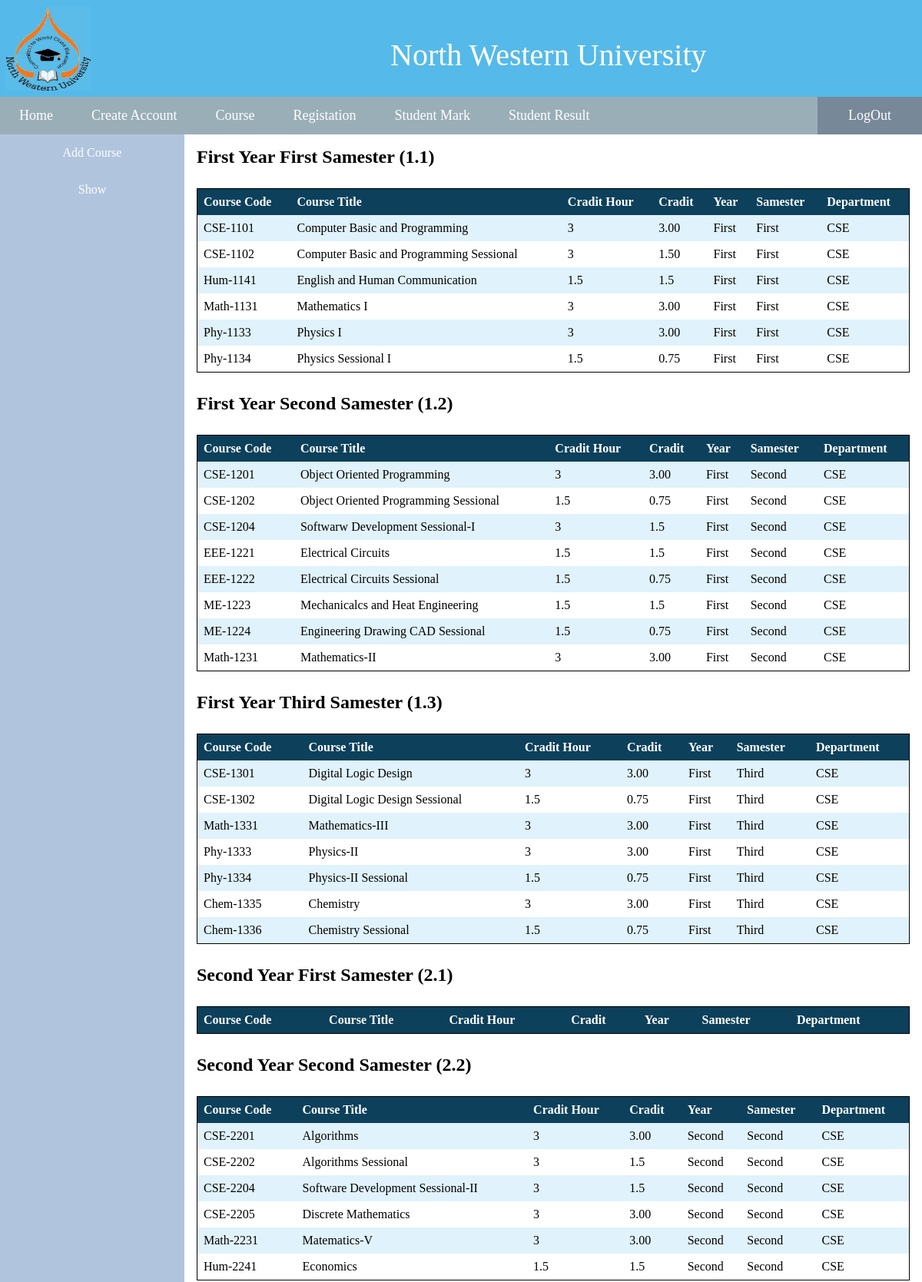
Page /Course/Show_Course.php (signed in, upper part) on the committed database.
### tables this page shows
CREATE TABLE `course_table` (
  `courseId` int(11) NOT NULL,
  `code` varchar(100) NOT NULL,
  `titel` varchar(255) NOT NULL,
  `houre` varchar(100) NOT NULL,
  `creadit` varchar(100) NOT NULL,
  `samester` varchar(100) NOT NULL,
  `year` varchar(100) NOT NULL,
  `dep` int(11) NOT NULL
);

CREATE TABLE `dep_table` (
  `no` int(11) NOT NULL,
  `dep` varchar(50) NOT NULL
);

### Connection.php (called while the page is built)
<?php
  $serverName="localhost";
        $dataBase="id1337164_nwu";
        $user="root";
        $passWord="";
         try
            {
              $connection = new PDO("mysql:host=$serverName;dbname=$dataBase", $user , $passWord);
              $connection->setAttribute(PDO::ATTR_ERRMODE,PDO::ERRMODE_EXCEPTION);
              return $connection;
            }
            catch(Exception $e)
            {
            die( print_r( $e->getMessage() ) );
            }
?>

### Course/Course_Data_Base.php (the view, shortened to what this page needs)
<?php
class Course_Data_Base {
    private $connection="";
    public function __construct() {
       $this->connection=include '../Connection.php';
}
      public function  Show_Data($year,$samister)
    {
          $data='';
          try {
             $sql="select code,titel,houre,creadit,year,samester,dt.dep
                        from course_table as ut
                        INNER JOIN dep_table as dt on ut.dep=dt.no
                        where dt.dep='CSE' and year='".$year."' and samester= '".$samister."' ;";
       foreach ($this->connection->query($sql) as $row)
        {
           $data=$data.'
              <tr>
                <td>'.$row[0].'</td>
                <td>'.$row[1].'</td>
                <td>'.$row[2].'</td>
                <td>'.$row[3].'</td>
                <td>'.$row[4].'</td>
                <td>'.$row[5].'</td>
                <td>'.$row[6].'</td>
              </tr>';
        }
        return $data;
        } catch (Exception $e) {
            die('Error ' . $e);
        }
    }
}

### Lay_Out/Lay_Out_CSS.php (style rules this page uses)
th, td { text-align: left; padding: 8px; }
tr:nth-child(even) { background-color: #e0f2fb }

### rows in the picture
course_table: code "CSE-1101", titel "Computer Basic and Programming", houre "3", creadit "3.00", year "First", samester "First"
dep_table: dep "CSE CSE CSE CSE CSE CSE CSE CSE CSE CSE CSE CSE CSE CSE CSE CSE CSE CSE CSE CSE CSE CSE CSE CSE CSE CSE CSE"
course_table: code "CSE-1102", titel "Computer Basic and Programming Sessional", houre "3", creadit "1.50", year "First", samester "First"
course_table: code "Hum-1141", titel "English and Human Communication", houre "1.5", creadit "1.5", year "First", samester "First"
course_table: code "Math-1131", titel "Mathematics I", houre "3", creadit "3.00", year "First", samester "First"
course_table: code "Phy-1133", titel "Physics I", houre "3", creadit "3.00", year "First", samester "First"
course_table: code "Phy-1134", titel "Physics Sessional I", houre "1.5", creadit "0.75", year "First", samester "First"
course_table: code "CSE-1201", titel "Object Oriented Programming", houre "3", creadit "3.00", year "First", samester "Second"
course_table: code "CSE-1202", titel "Object Oriented Programming Sessional", houre "1.5", creadit "0.75", year "First", samester "Second"
course_table: code "CSE-1204", titel "Softwarw Development Sessional-I", houre "3", creadit "1.5", year "First", samester "Second"
course_table: code "EEE-1221", titel "Electrical Circuits", houre "1.5", creadit "1.5", year "First", samester "Second"
course_table: code "EEE-1222", titel "Electrical Circuits Sessional", houre "1.5", creadit "0.75", year "First", samester "Second"
course_table: code "ME-1223", titel "Mechanicalcs and Heat Engineering", houre "1.5", creadit "1.5", year "First", samester "Second"
course_table: code "ME-1224", titel "Engineering Drawing CAD Sessional", houre "1.5", creadit "0.75", year "First", samester "Second"
course_table: code "Math-1231", titel "Mathematics-II", houre "3", creadit "3.00", year "First", samester "Second"
course_table: code "CSE-1301", titel "Digital Logic Design", houre "3", creadit "3.00", year "First", samester "Third"
course_table: code "CSE-1302", titel "Digital Logic Design Sessional", houre "1.5", creadit "0.75", year "First", samester "Third"
course_table: code "Math-1331", titel "Mathematics-III", houre "3", creadit "3.00", year "First", samester "Third"
course_table: code "Phy-1333", titel "Physics-II", houre "3", creadit "3.00", year "First", samester "Third"
course_table: code "Phy-1334", titel "Physics-II Sessional", houre "1.5", creadit "0.75", year "First", samester "Third"
course_table: code "Chem-1335", titel "Chemistry", houre "3", creadit "3.00", year "First", samester "Third"
course_table: code "Chem-1336", titel "Chemistry Sessional", houre "1.5", creadit "0.75", year "First", samester "Third"
course_table: code "CSE-2201", titel "Algorithms", houre "3", creadit "3.00", year "Second", samester "Second"
course_table: code "CSE-2202", titel "Algorithms Sessional", houre "3", creadit "1.5", year "Second", samester "Second"
course_table: code "CSE-2204", titel "Software Development Sessional-II", houre "3", creadit "1.5", year "Second", samester "Second"
course_table: code "CSE-2205", titel "Discrete Mathematics", houre "3", creadit "3.00", year "Second", samester "Second"
course_table: code "Math-2231", titel "Matematics-V", houre "3", creadit "3.00", year "Second", samester "Second"
course_table: code "Hum-2241", titel "Economics", houre "1.5", creadit "1.5", year "Second", samester "Second"

### other values in the picture
$year[$i] "First First First Second Second"
$samester[$j] "First Second Third First Second"
